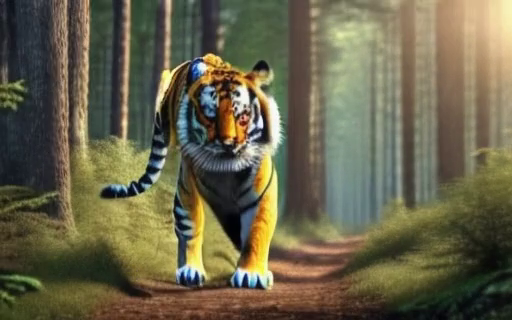
#> input picture frame 16 of scripts/combined_video_32_frames.mp4, 512 x 320 px, given in place of robot_video_9_sample0.mp4, which was not available
$ python video2frame.py
#> lines starting #> are read from the running program, lines starting #| are printed output that depends on the picture; pictures that were not available may be replaced by others from this repository, and a replacement may not be noted
import cv2

def extract_frames(video1_path, video2_path):
    """
    Extracts the last 8 frames from the first video and the first 8 frames from the second video.

    Args:
        video1_path (str): Path to the first MP4 video.
        video2_path (str): Path to the second MP4 video.

    Returns:
        list: A list of 16 frames (last 8 from video1 and first 8 from video2).
    """
    frames = []

    # Process the first video
    cap1 = cv2.VideoCapture(video1_path)
    frame_count1 = int(cap1.get(cv2.CAP_PROP_FRAME_COUNT))

    # Move to the frame index where the last 8 frames start
    start_frame1 = max(0, frame_count1 - 16)
    cap1.set(cv2.CAP_PROP_POS_FRAMES, start_frame1)

    for _ in range(16):
        ret, frame = cap1.read()
        if ret:
            frames.append(frame)
        else:
            break
#> this loop made 16 passes
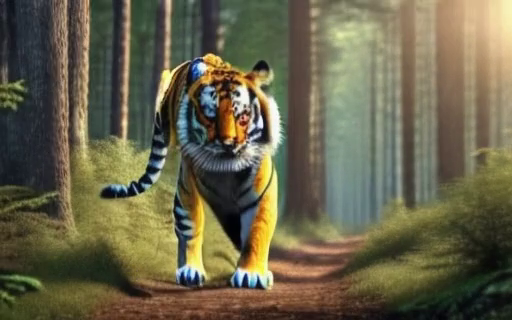
#> input picture frame 16 of scripts/combined_video_32_frames.mp4, 512 x 320 px, given in place of robot_video_9_sample0.mp4, which was not available
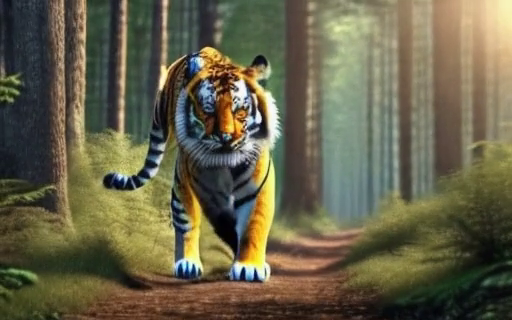
#> input picture frame 17 of scripts/combined_video_32_frames.mp4, 512 x 320 px, given in place of robot_video_9_sample0.mp4, which was not available
#> pass 3, in extract_frames, `ret, frame = cap1.read()`:
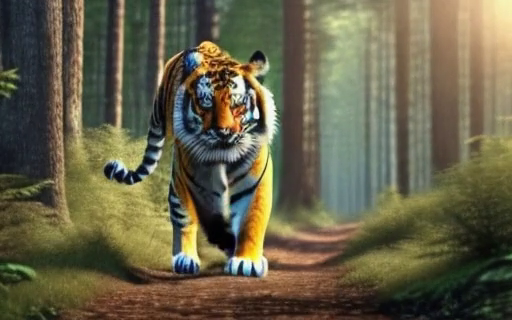
#> frame: shape (320, 512, 3); mean B, G, R 72.2, 96.7, 101.5
#> after the loop, frames = 16 items
    cap1.release()

    # Process the second video
    cap2 = cv2.VideoCapture(video2_path)
    for _ in range(16):
        ret, frame = cap2.read()
        if ret:
            frames.append(frame)
        else:
            break
#> this loop made 16 passes
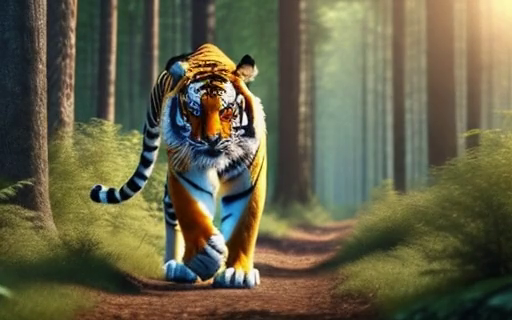
#> input picture frame 3 of scripts/combined_video_32_frames.mp4, 512 x 320 px, given in place of robot_video_12_sample0.mp4, which was not available
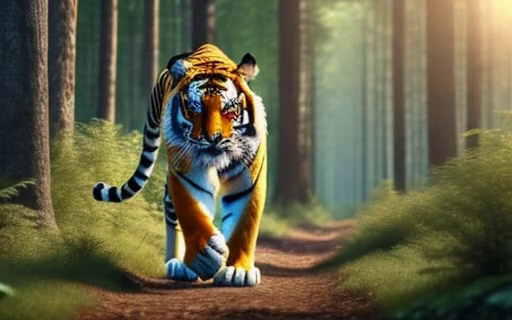
#> input picture frame 4 of scripts/combined_video_32_frames.mp4, 512 x 320 px, given in place of robot_video_12_sample0.mp4, which was not available
#> pass 3, in extract_frames, `ret, frame = cap2.read()`:
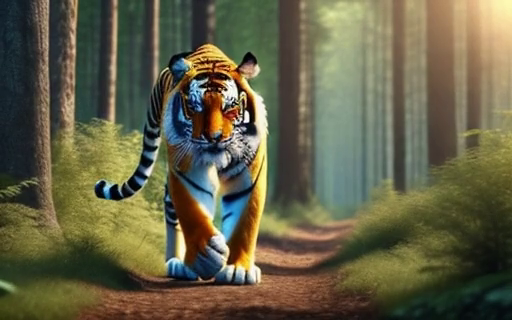
#> frame: shape (320, 512, 3); mean B, G, R 70.6, 96.5, 99.7
#> after the loop, frames = 32 items
    cap2.release()

    return frames


video1_path = "/u1/a2soni/DynamiCrafter/results/dynamicrafter_512_seed123/samples_separate/robot_video_9_sample0.mp4"
video2_path = "/u1/a2soni/DynamiCrafter/results/dynamicrafter_512_seed123/samples_separate/robot_video_12_sample0.mp4"

frames = extract_frames(video1_path, video2_path)
#> frames = 32 items

# Example: Save the frames as images (optional)
for i, frame in enumerate(frames):
    cv2.imwrite(f"/u1/a2soni/DynamiCrafter/Saved-images/frame_{i + 1}.jpg", frame)
#> this loop made 32 passes

$ run again, starting later in the video
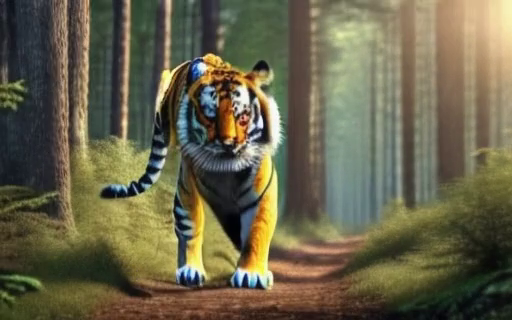
#> input picture frame 16 of scripts/combined_video_32_frames.mp4, 512 x 320 px, given in place of robot_video_9_sample0.mp4, which was not available
#> the loop in extract_frames, `for _ in range(16):` made 16 passes
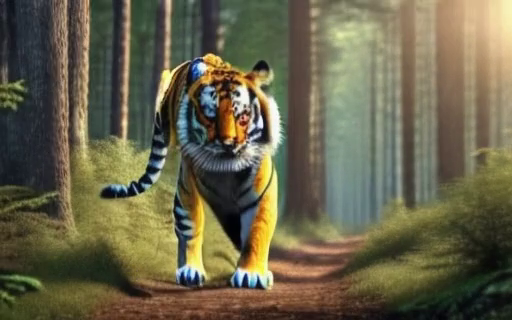
#> input picture frame 16 of scripts/combined_video_32_frames.mp4, 512 x 320 px, given in place of robot_video_9_sample0.mp4, which was not available
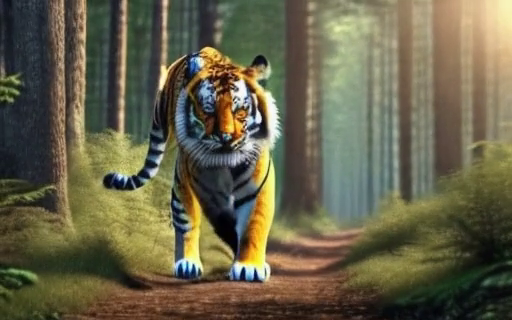
#> input picture frame 17 of scripts/combined_video_32_frames.mp4, 512 x 320 px, given in place of robot_video_9_sample0.mp4, which was not available
#> after the loop in extract_frames, `for _ in range(16):`: frames = 16 items
#> the loop in extract_frames, `for _ in range(16):` made 16 passes
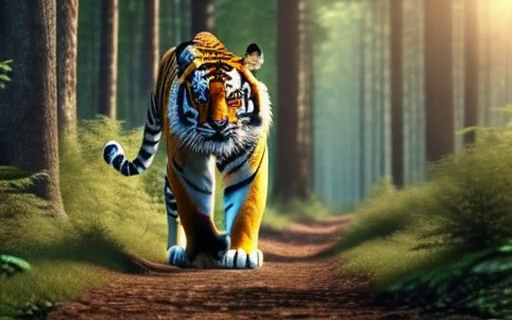
#> input picture frame 15 of scripts/combined_video_32_frames.mp4, 512 x 320 px, given in place of robot_video_12_sample0.mp4, which was not available
#> after the loop in extract_frames, `for _ in range(16):`: frames = 32 items
#> the loop `for i, frame in enumerate(frames):` made 32 passes

$ run again, starting later in the video
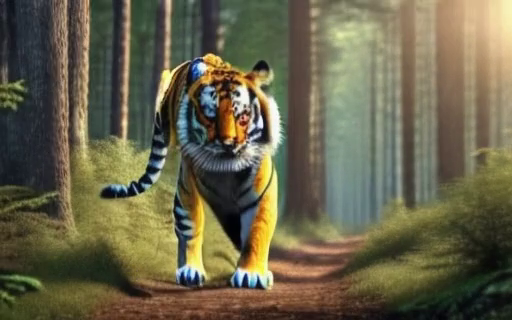
#> input picture frame 16 of scripts/combined_video_32_frames.mp4, 512 x 320 px, given in place of robot_video_9_sample0.mp4, which was not available
#> the loop in extract_frames, `for _ in range(16):` made 16 passes
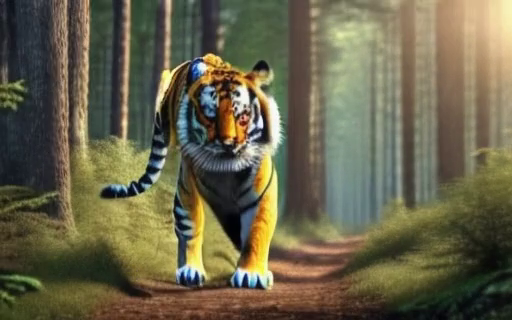
#> input picture frame 16 of scripts/combined_video_32_frames.mp4, 512 x 320 px, given in place of robot_video_9_sample0.mp4, which was not available
#> after the loop in extract_frames, `for _ in range(16):`: frames = 16 items
#> the loop in extract_frames, `for _ in range(16):` made 8 passes
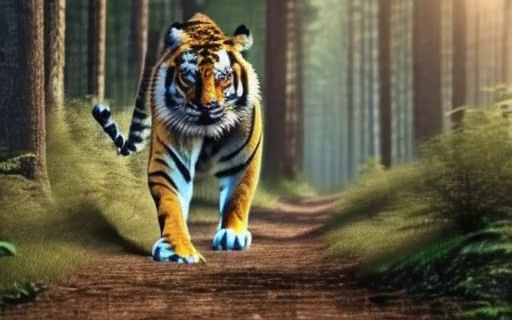
#> input picture frame 25 of scripts/combined_video_32_frames.mp4, 512 x 320 px, given in place of robot_video_12_sample0.mp4, which was not available
#> pass 3, in extract_frames, `ret, frame = cap2.read()`:
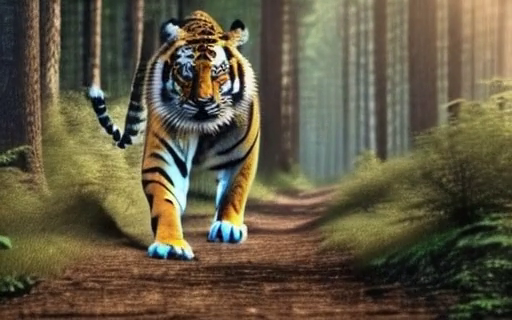
#> frame: shape (320, 512, 3); mean B, G, R 66.6, 88.8, 97.3
#> after the loop in extract_frames, `for _ in range(16):`: frames = 23 items
#> the loop `for i, frame in enumerate(frames):` made 23 passes
